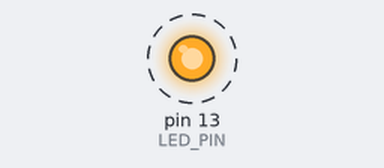
The sketch below on a simulated Arduino Uno, built with avr-gcc and run on an emulated ATmega328P. On the bench: output pins drawn as LEDs (lit = HIGH). Dashed ring = blinking.

Above: at 0.15 s.
Timing chart, 0 to 3.0 s (numbered marks = the images above):
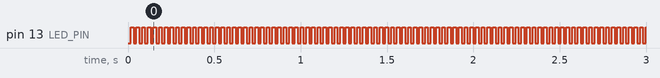

Measured:
- by itself, pin 13 (LED_PIN): alternates HIGH for 0.02 s and LOW for 0.02 s

The sketch:

blinking_led_timer_polling_fast.ino
```cpp
/*
 * File:     blinking_led_timer_polling_fast.c
 * Created:  02.10.2017
 * Author:   Philipp Jahn
 *
 * Blinking LED with POLLING of Timer Overflow, utilizing the processor
 * more properly - but blinking is too fast for our eyes
 */

#include <avr/io.h>
#include "bit_macros.h"     // include our bit macros

#define LED_DDR		DDRB	// define data direction register of LED
#define LED_PORT	PORTB	// define port register of LED
#define LED_PIN		PB5		// define pin of LED

int main(void)
{
  SET_BIT(LED_DDR,LED_PIN); // set LED pin to output

  SET_BIT(TCCR0B,CS00);     // set prescaler to 1024
  SET_BIT(TCCR0B,CS02);

  TCNT0 = 0;                // not necessary (with reset set to 0 anyway)

  while (1)
  {
    if (GET_BIT(TIFR0,TOV0) == 1)   // check if timer overflow happened
    {
      TOGGLE_BIT(LED_PORT,LED_PIN); // LED on/off
      SET_BIT(TIFR0,TOV0);          // reset overflow flag (set bit!!!)
    }

    // processor is still able to do more operations while LED blinking
  }

  return 0;
}
```

bit_macros.h
```cpp
/* Macro definitions */
#ifndef SET_BIT					// #ifndef -> #endif avoids redefinition of macros defined earlier (e.g. in include file)
#define SET_BIT(PORT,BIT)		(PORT |= (1<<(BIT)))
#endif

#ifndef CLEAR_BIT
#define CLEAR_BIT(PORT,BIT)		(PORT &= ~(1<<(BIT)))
#endif

#ifndef TOGGLE_BIT
#define TOGGLE_BIT(PORT,BIT)	(PORT ^= (1<<(BIT)))
#endif

#ifndef GET_BIT
#define GET_BIT(PORT,BIT)		((PORT & (1<<(BIT)))>>BIT)
#endif
```
